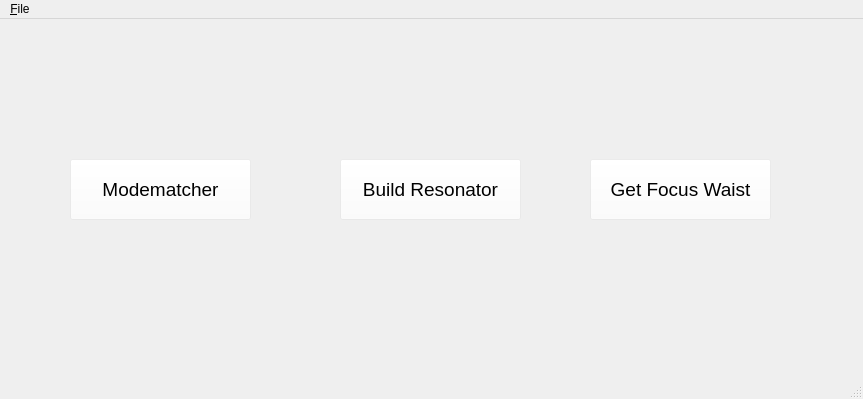
<?xml version="1.0" encoding="UTF-8"?>
<ui version="4.0">
 <class>MainWindow</class>
 <widget class="QMainWindow" name="MainWindow">
  <property name="geometry">
   <rect>
    <x>0</x>
    <y>0</y>
    <width>863</width>
    <height>399</height>
   </rect>
  </property>
  <property name="font">
   <font>
    <strikeout>false</strikeout>
    <stylestrategy>PreferAntialias</stylestrategy>
   </font>
  </property>
  <property name="windowTitle">
   <string>GrayCAD 2 powered by LQO</string>
  </property>
  <property name="styleSheet">
   <string notr="true"/>
  </property>
  <property name="tabShape">
   <enum>QTabWidget::Triangular</enum>
  </property>
  <widget class="QWidget" name="centralwidget">
   <widget class="QPushButton" name="button_modematcher">
    <property name="geometry">
     <rect>
      <x>70</x>
      <y>140</y>
      <width>181</width>
      <height>61</height>
     </rect>
    </property>
    <property name="font">
     <font>
      <family>MS Sans Serif</family>
      <pointsize>14</pointsize>
     </font>
    </property>
    <property name="styleSheet">
     <string notr="true">background-color: rgba(255, 255, 255, 50)</string>
    </property>
    <property name="text">
     <string>Modematcher</string>
    </property>
    <property name="flat">
     <bool>false</bool>
    </property>
   </widget>
   <widget class="QPushButton" name="pushButton_2">
    <property name="geometry">
     <rect>
      <x>590</x>
      <y>140</y>
      <width>181</width>
      <height>61</height>
     </rect>
    </property>
    <property name="font">
     <font>
      <family>MS Sans Serif</family>
      <pointsize>14</pointsize>
     </font>
    </property>
    <property name="styleSheet">
     <string notr="true">background-color: rgba(255, 255, 255, 50)</string>
    </property>
    <property name="text">
     <string>Get Focus Waist</string>
    </property>
    <property name="flat">
     <bool>false</bool>
    </property>
   </widget>
   <widget class="QPushButton" name="button_build_resonator">
    <property name="geometry">
     <rect>
      <x>340</x>
      <y>140</y>
      <width>181</width>
      <height>61</height>
     </rect>
    </property>
    <property name="font">
     <font>
      <family>MS Sans Serif</family>
      <pointsize>14</pointsize>
     </font>
    </property>
    <property name="styleSheet">
     <string notr="true">background-color: rgba(255, 255, 255, 50)</string>
    </property>
    <property name="text">
     <string>Build Resonator</string>
    </property>
    <property name="flat">
     <bool>false</bool>
    </property>
   </widget>
  </widget>
  <widget class="QMenuBar" name="menubar">
   <property name="geometry">
    <rect>
     <x>0</x>
     <y>0</y>
     <width>863</width>
     <height>21</height>
    </rect>
   </property>
   <property name="tabletTracking">
    <bool>true</bool>
   </property>
   <widget class="QMenu" name="menu_File">
    <property name="title">
     <string>&amp;File</string>
    </property>
    <addaction name="action_Open"/>
    <addaction name="action_Save"/>
    <addaction name="action_Save_as"/>
    <addaction name="action_Exit"/>
   </widget>
   <addaction name="menu_File"/>
  </widget>
  <widget class="QStatusBar" name="statusbar"/>
  <action name="action_Open">
   <property name="text">
    <string>&amp;Open</string>
   </property>
  </action>
  <action name="action_Save">
   <property name="text">
    <string>&amp;Save</string>
   </property>
  </action>
  <action name="action_Exit">
   <property name="text">
    <string>&amp;Exit</string>
   </property>
  </action>
  <action name="action_Save_as">
   <property name="text">
    <string>Save as ...</string>
   </property>
  </action>
 </widget>
 <resources/>
 <connections/>
</ui>
